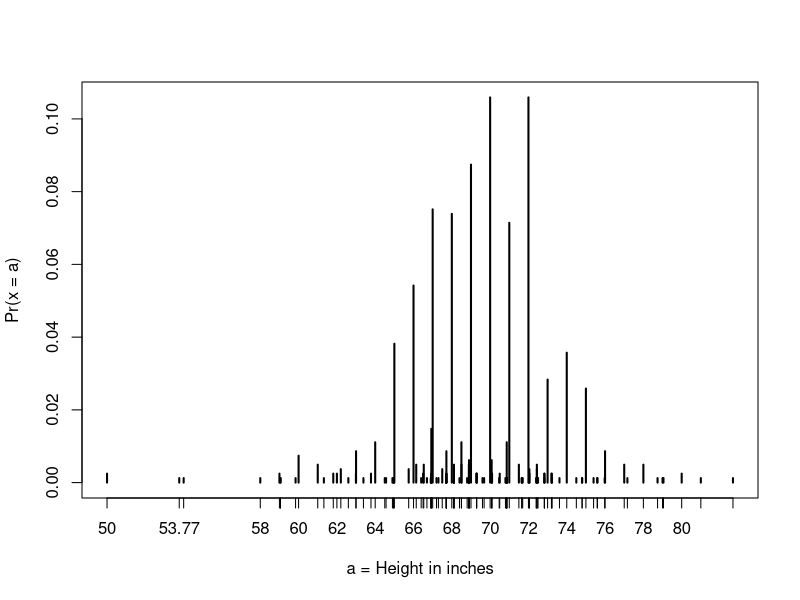
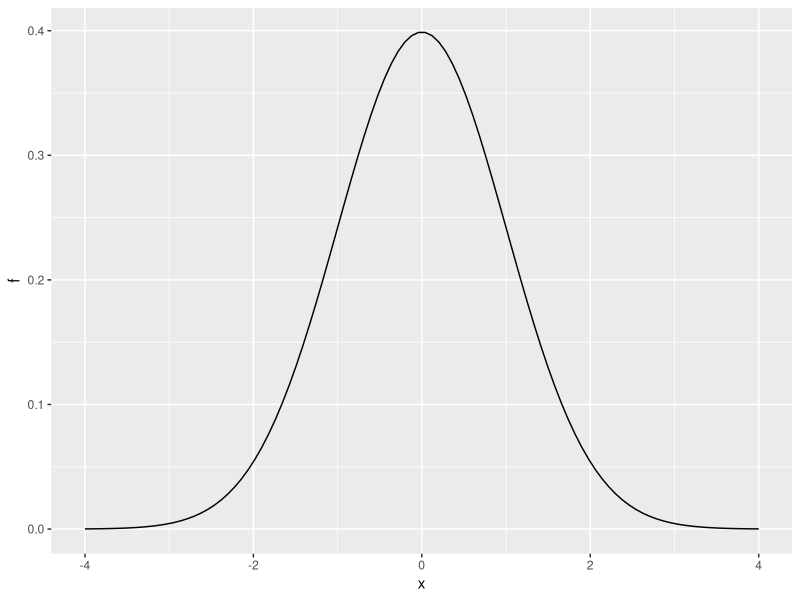
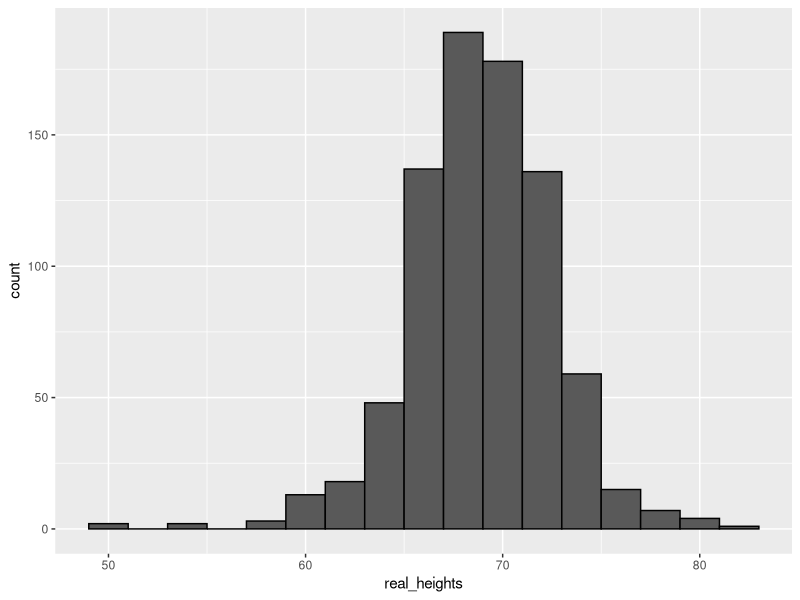
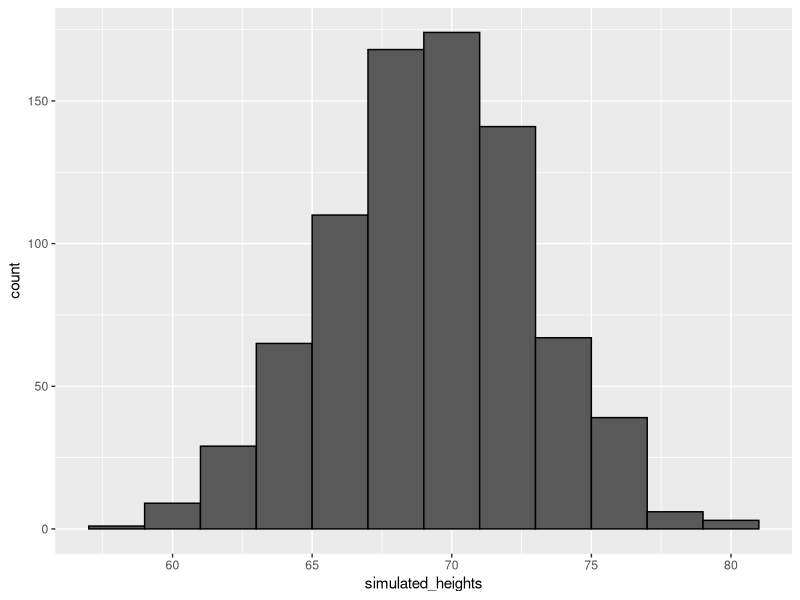
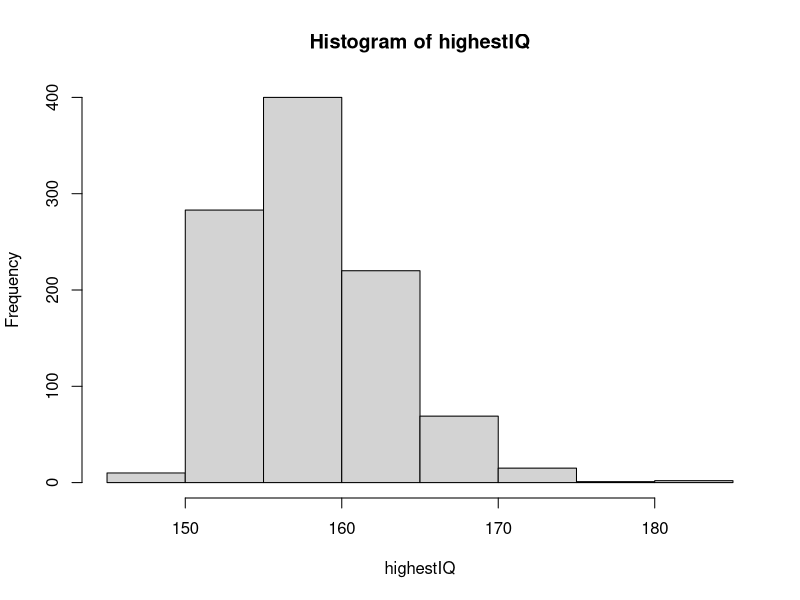
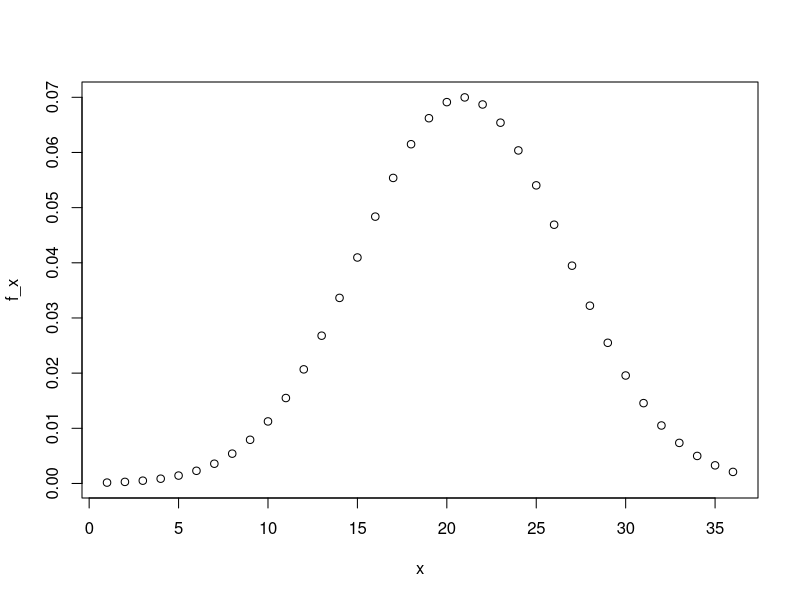
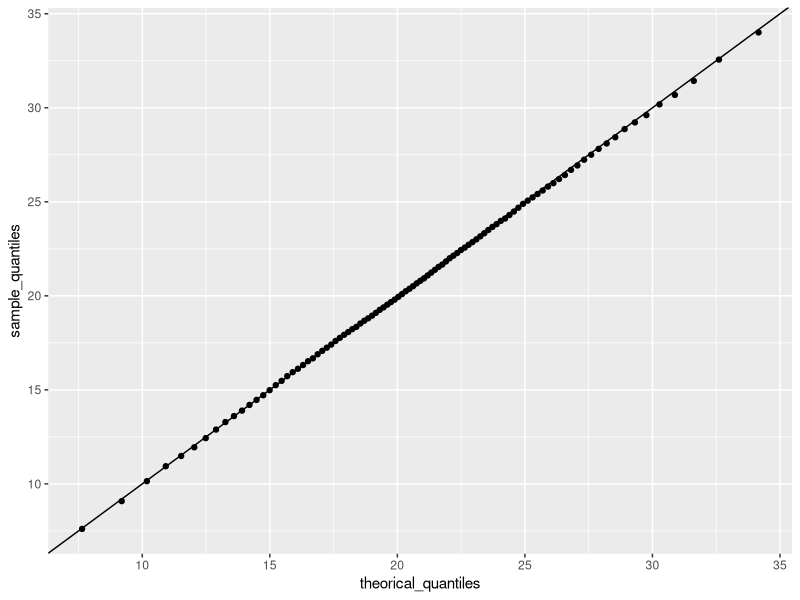

Source code (R) for these figures, in order:
## ---- chunk 1
library(tidyverse)
library(dslabs)
data(heights)
x <- heights %>% filter(sex=="Male") %>% pull(height)

F <- function(a) mean(x <= a) # CDF
1 - F(70) # probability of male taller than 70 inches
## ---- chunk 2
1 - pnorm(70, mean(x), sd(x))
## ---- chunk 3
plot(prop.table(table(x)), xlab = "a = Height in inches", ylab = "Pr(x = a)")

# probabilities in actual data over length 1 ranges containing an integer
mean(x <= 68.5) - mean(x <= 67.5)
mean(x <= 69.5) - mean(x <= 68.5)
mean(x <= 70.5) - mean(x <= 69.5)

# probabilities in normal approximation match well
pnorm(68.5, mean(x), sd(x)) - pnorm(67.5, mean(x), sd(x))
pnorm(69.5, mean(x), sd(x)) - pnorm(68.5, mean(x), sd(x))
pnorm(70.5, mean(x), sd(x)) - pnorm(69.5, mean(x), sd(x))
## ---- chunk 4
x <- seq(-4, 4, length = 100)
data.frame(x, f = dnorm(x)) %>%
    ggplot(aes(x, f)) +
    geom_line()
## ---- chunk 5
# generate simulated height data using normal distribution - both datasets should have n observations
x <- heights %>% filter(sex=="Male") %>% pull(height)
n <- length(x)
avg <- mean(x)
s <- sd(x)
simulated_heights <- rnorm(n, avg, s)

data.frame(real_heights = x) %>%
    ggplot(aes(real_heights)) +
    geom_histogram(color="black", binwidth = 2)

data.frame(simulated_heights = simulated_heights) %>%
    ggplot(aes(simulated_heights)) +
    geom_histogram(color="black", binwidth = 2)
## ---- chunk 6
# Monte Carlo simulation of tallest person over 7 feet
B <- 10000
tallest <- replicate(B, {
    simulated_data <- rnorm(800, avg, s)    # generate 800 normally distributed random heights
    max(simulated_data)    # determine the tallest height
})
mean(tallest >= 7*12)    # proportion of times that tallest person exceeded 7 feet (84 inches)
## ---- chunk 7
female_avg <- 64
female_sd <- 3
pnorm(5*12, female_avg, female_sd)
## ---- chunk 8
female_avg <- 64
female_sd <- 3
1 - pnorm(6*12, female_avg, female_sd)
## ---- chunk 9
female_avg <- 64
female_sd <- 3
pnorm(67,female_avg,female_sd) - pnorm(61,female_avg,female_sd)
## ---- chunk 10
female_avg <- 64*2.54
female_sd <- 3*2.54
pnorm(67*2.54,female_avg,female_sd) - pnorm(61*2.54,female_avg,female_sd)
## ---- chunk 11
female_avg <- 64
female_sd <- 3
taller <- female_avg + female_sd
shorter <- female_avg - female_sd
pnorm(taller, female_avg,female_sd) - pnorm(shorter,female_avg,female_sd)
## ---- chunk 12
male_avg <- 69
male_sd <- 3
qnorm(0.99, male_avg, male_sd)
## ---- chunk 13
iq_avg <- 100
iq_sd <- 15

B <- 1000
set.seed(1)

highestIQ <- replicate(B, {
  x <- rnorm(10000, iq_avg, iq_sd)
  max(x)
})

hist(highestIQ)
## ---- chunk 14
act_avg <- 20.9
act_sd <- 5.7
## ---- chunk 15
set.seed(16, sample.kind = "Rounding")
act_scores <- rnorm(10000, act_avg, act_sd)
## ---- chunk 16
mean(act_scores)
sd(act_scores)
## ---- chunk 17
length(act_scores[act_scores >= 36])
## ---- chunk 18
mean(act_scores > 30)
## ---- chunk 19
mean(act_scores <= 10)
## ---- chunk 20
x <- seq(1,36)
f_x <- dnorm(x, act_avg, act_sd)
plot(x, f_x)
## ---- chunk 21
z_scores <- (act_scores - mean(act_scores))/sd(act_scores)
## ---- chunk 22
mean(z_scores > 2)
## ---- chunk 23
# z_score <- (act_score - mean(act_scores))/sd(act_scores)
# 2 <- (act_score - mean(act_scores))/sd(act_scores)
# 2*sd(act_scores) = act_score - mean(act_scores)
# 2*sd(act_scores) + mean(act_scores) = act_score
2*sd(act_scores) + mean(act_scores)
## ---- chunk 24
qnorm(0.975, act_avg, act_sd)
## ---- chunk 25
cdf <- sapply(1:36, function (x){
  mean(act_scores <= x)
})
## ---- chunk 26
min(which(cdf >= .95))
## ---- chunk 27
qnorm(0.95, act_avg, act_sd)
## ---- chunk 28
p <- seq(0.01, 0.99, 0.01)
sample_quantiles <- quantile(act_scores, p)
names(sample_quantiles[max(which(sample_quantiles < 26))])
## ---- chunk 29
theorical_quantiles <- qnorm(p, act_avg, act_sd)
qplot(theorical_quantiles, sample_quantiles) + geom_abline()
